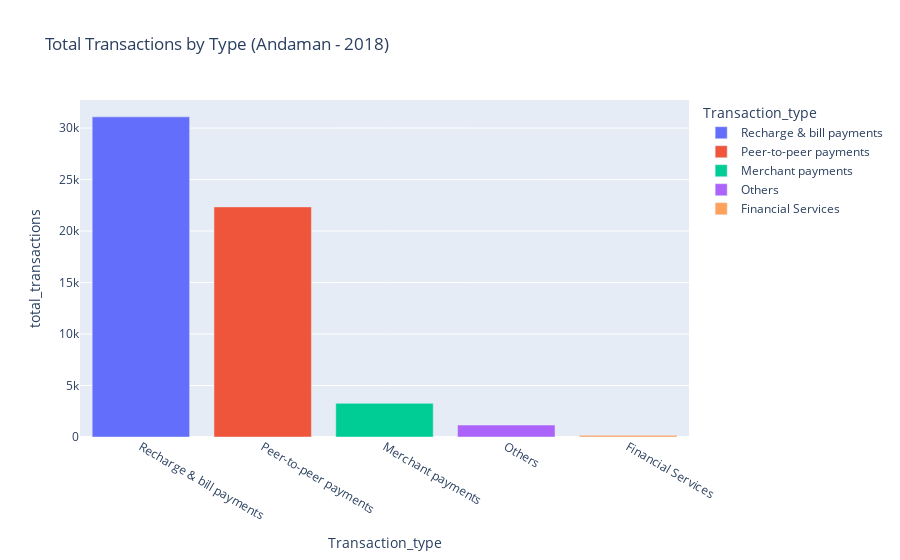

This figure's notebook cell:
### Markdown cell above
Decoding Transaction Dynamics on PhonePe(Understand variation in transaction behavior)

### Code cell
query = """
SELECT 
  "Transaction_type",
  SUM("Transaction_count") AS total_transactions
FROM agg_transaction_data
WHERE "State" = 'andaman-&-nicobar-islands' AND "Year" = '2018'
GROUP BY "Transaction_type"
ORDER BY total_transactions DESC;
"""
df = pd.read_sql_query(query, con=engine)
fig = px.bar(
    df,
    x="Transaction_type",
    y="total_transactions",
    color="Transaction_type",
    title="Total Transactions by Type (Andaman - 2018)"
)
fig.show()

### Figure 1 — Plotly figure (JSON) as saved in the notebook; plotly's stock layout.template omitted (floating-point values rounded to 4 significant figures)
{"data": [{"hovertemplate": "Transaction_type=%{x}<br>total_transactions=%{y}<extra></extra>", "legendgroup": "Recharge & bill payments", "marker": {"color": "#636efa", "pattern": {"shape": ""}}, "name": "Recharge & bill payments", "orientation": "v", "showlegend": true, "textposition": "auto", "type": "bar", "x": ["Recharge & bill payments"], "xaxis": "x", "y": [31090.0], "yaxis": "y"}, {"hovertemplate": "Transaction_type=%{x}<br>total_transactions=%{y}<extra></extra>", "legendgroup": "Peer-to-peer payments", "marker": {"color": "#EF553B", "pattern": {"shape": ""}}, "name": "Peer-to-peer payments", "orientation": "v", "showlegend": true, "textposition": "auto", "type": "bar", "x": ["Peer-to-peer payments"], "xaxis": "x", "y": [22340.0], "yaxis": "y"}, {"hovertemplate": "Transaction_type=%{x}<br>total_transactions=%{y}<extra></extra>", "legendgroup": "Merchant payments", "marker": {"color": "#00cc96", "pattern": {"shape": ""}}, "name": "Merchant payments", "orientation": "v", "showlegend": true, "textposition": "auto", "type": "bar", "x": ["Merchant payments"], "xaxis": "x", "y": [3267.0], "yaxis": "y"}, {"hovertemplate": "Transaction_type=%{x}<br>total_transactions=%{y}<extra></extra>", "legendgroup": "Others", "marker": {"color": "#ab63fa", "pattern": {"shape": ""}}, "name": "Others", "orientation": "v", "showlegend": true, "textposition": "auto", "type": "bar", "x": ["Others"], "xaxis": "x", "y": [1158.0], "yaxis": "y"}, {"hovertemplate": "Transaction_type=%{x}<br>total_transactions=%{y}<extra></extra>", "legendgroup": "Financial Services", "marker": {"color": "#FFA15A", "pattern": {"shape": ""}}, "name": "Financial Services", "orientation": "v", "showlegend": true, "textposition": "auto", "type": "bar", "x": ["Financial Services"], "xaxis": "x", "y": [163.0], "yaxis": "y"}], "layout": {"barmode": "relative", "legend": {"title": {"text": "Transaction_type"}, "tracegroupgap": 0}, "title": {"text": "Total Transactions by Type (Andaman - 2018)"}, "xaxis": {"anchor": "y", "categoryarray": ["Recharge & bill payments", "Peer-to-peer payments", "Merchant payments", "Others", "Financial Services"], "categoryorder": "array", "domain": [0, 1], "title": {"text": "Transaction_type"}}, "yaxis": {"anchor": "x", "domain": [0, 1], "title": {"text": "total_transactions"}}}}
